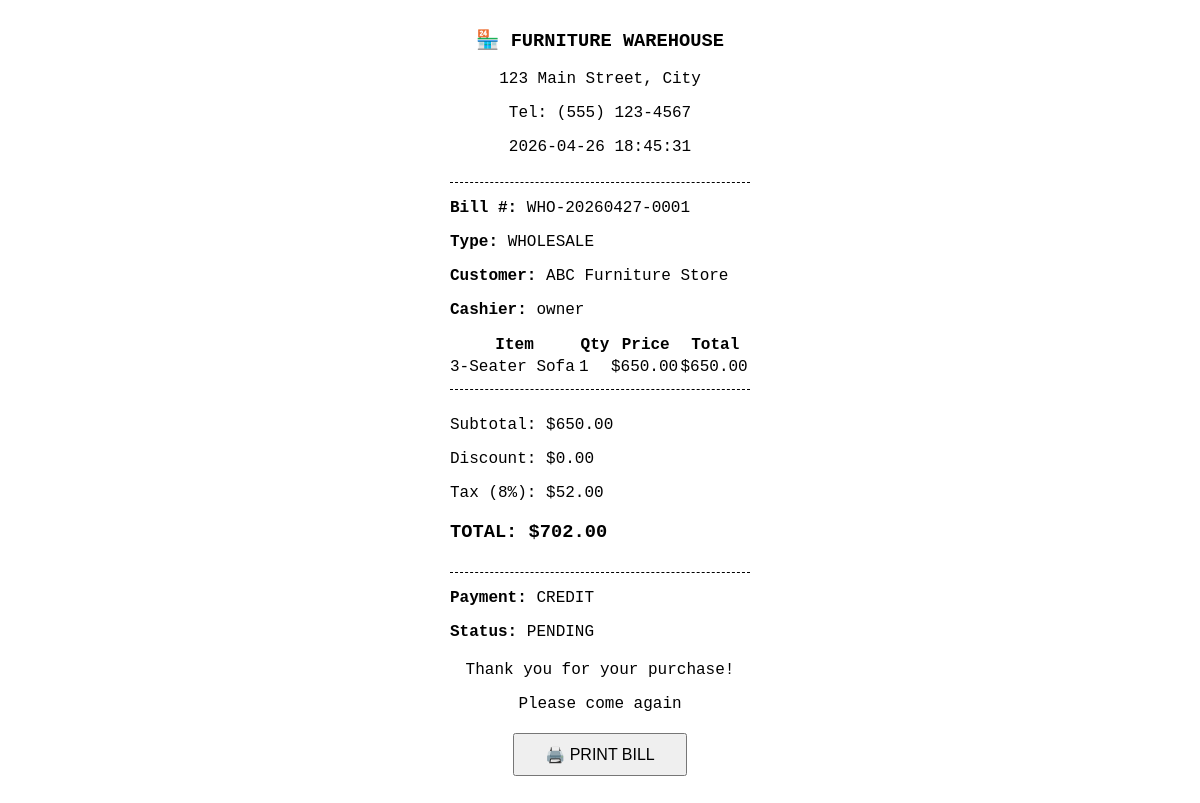
The page /api/orders/WHO-20260427-0001/bill (signed in) on the database its author committed.
### app/models/order.py (models this page shows, shortened)
class Order(db.Model):
    __tablename__ = 'orders'
    id = db.Column(db.Integer, primary_key=True)
    order_number = db.Column(db.String(20), unique=True, index=True)
    order_type = db.Column(db.String(20), default='retail')  # retail, wholesale
    user_id = db.Column(db.Integer, db.ForeignKey('users.id'))
    customer_id = db.Column(db.Integer, db.ForeignKey('customers.id'), nullable=True)
    subtotal = db.Column(db.Float, default=0.0)
    tax_amount = db.Column(db.Float, default=0.0)
    discount_amount = db.Column(db.Float, default=0.0)
    total = db.Column(db.Float, default=0.0)
    payment_method = db.Column(db.String(20))  # cash, card, credit
    payment_status = db.Column(db.String(20), default='pending')
    cash_received = db.Column(db.Float)
    change_given = db.Column(db.Float)
    status = db.Column(db.String(20), default='completed')
    notes = db.Column(db.Text)
    created_at = db.Column(db.DateTime, default=datetime.utcnow)
    items = db.relationship('OrderItem', backref='order', lazy=True, cascade='all, delete-orphan')

class OrderItem(db.Model):
    __tablename__ = 'order_items'
    id = db.Column(db.Integer, primary_key=True)
    order_id = db.Column(db.Integer, db.ForeignKey('orders.id'))
    product_id = db.Column(db.Integer, db.ForeignKey('products.id'))
    product_name = db.Column(db.String(200))
    product_barcode = db.Column(db.String(50))
    product_price = db.Column(db.Float)
    quantity = db.Column(db.Integer, default=1)
    discount_percent = db.Column(db.Float, default=0)
    line_total = db.Column(db.Float)
    discount_amount = db.Column(db.Float, default=0)

### app/models/customer.py (models this page shows, shortened)
class Customer(db.Model):
    __tablename__ = 'customers'
    id = db.Column(db.Integer, primary_key=True)
    name = db.Column(db.String(100), nullable=False)
    phone = db.Column(db.String(20), unique=True, nullable=False)
    email = db.Column(db.String(120))
    address = db.Column(db.Text)
    nic = db.Column(db.String(20))  # National ID Card
    customer_type = db.Column(db.String(20), default='retail')
    balance = db.Column(db.Float, default=0.0)
    credit_limit = db.Column(db.Float, default=5000.0)
    total_purchases = db.Column(db.Float, default=0.0)
    total_paid = db.Column(db.Float, default=0.0)
    is_active = db.Column(db.Boolean, default=True)
    notes = db.Column(db.Text)
    created_at = db.Column(db.DateTime, default=datetime.utcnow)
    updated_at = db.Column(db.DateTime, default=datetime.utcnow, onupdate=datetime.utcnow)
    orders = db.relationship('Order', backref='customer_rel', lazy=True)
    payments = db.relationship('Payment', backref='customer_rel', lazy=True)

### app/models/user.py (models this page shows, shortened)
class User(UserMixin, db.Model):
    __tablename__ = 'users'
    id = db.Column(db.Integer, primary_key=True)
    username = db.Column(db.String(50), unique=True, nullable=False)
    email = db.Column(db.String(120), unique=True, nullable=False)
    password_hash = db.Column(db.String(255), nullable=False)
    role = db.Column(db.String(20), default='staff')  # owner, manager, staff
    is_active = db.Column(db.Boolean, default=True)
    created_at = db.Column(db.DateTime, default=datetime.utcnow)
    last_login = db.Column(db.DateTime)
    orders = db.relationship('Order', backref='cashier_rel', lazy=True, foreign_keys='Order.user_id')

### app/routes/api.py (the view)
@api_bp.route('/orders/<order_number>/bill')
@login_required
def get_bill(order_number):
    order = Order.query.filter_by(order_number=order_number).first()
    if not order:
        return jsonify({'error': 'Order not found'}), 404
    customer_name = 'Walk-in Customer'
    if order.customer_id:
        customer = Customer.query.get(order.customer_id)
        if customer:
            customer_name = customer.name
    return render_template('pos/bill.html', order=order, customer_name=customer_name)

### app/models/user.py (called while the page is built)
@login_manager.user_loader
def load_user(user_id):
    return User.query.get(int(user_id))

### app/templates/pos/bill.html (shortened to what this page needs)
<!DOCTYPE html>
<html>
<head>
</head>
<body>
    <div class="header">
        <h3>🏪 FURNITURE WAREHOUSE</h3>
        <p>123 Main Street, City</p>
        <p>Tel: (555) 123-4567</p>
        <p>{{ order.created_at.strftime('%Y-%m-%d %H:%M:%S') }}</p>
    </div>
    <p><strong>Bill #:</strong> {{ order.order_number }}</p>
    <p><strong>Type:</strong> {{ order.order_type.upper() }}</p>
    <p><strong>Customer:</strong> {{ customer_name }}</p>
    <p><strong>Cashier:</strong> {{ order.cashier_rel.username if order.cashier_rel else 'N/A' }}</p>
    <table class="items">
        <tr><th>Item</th><th>Qty</th><th>Price</th><th>Total</th></tr>
        {% for item in order.items %}
        <tr>
            <td>{{ item.product_name[:15] }}</td>
            <td>{{ item.quantity }}</td>
            <td>${{ "%.2f"|format(item.product_price) }}</td>
            <td>${{ "%.2f"|format(item.line_total) }}</td>
        </tr>
        {% endfor %}
    </table>
    <div class="total">
        <p>Subtotal: ${{ "%.2f"|format(order.subtotal) }}</p>
        <p>Discount: ${{ "%.2f"|format(order.discount_amount) }}</p>
        <p>Tax (8%): ${{ "%.2f"|format(order.tax_amount) }}</p>
        <h3>TOTAL: ${{ "%.2f"|format(order.total) }}</h3>
    </div>
    <p><strong>Payment:</strong> {{ order.payment_method.upper() }}</p>
    <p><strong>Status:</strong> {{ order.payment_status.upper() }}</p>
    <div class="footer">
        <p>Thank you for your purchase!</p>
        <p>Please come again</p>
    </div>
    <button class="btn-print no-print" onclick="window.print()">🖨️ PRINT BILL</button>
</body>
</html>

### app/templates/pos/bill.html (style rules this page uses)
body { font-family: 'Courier New', monospace; max-width: 300px; margin: 0 auto; padding: 10px; }
.header { text-align: center; border-bottom: 1px dashed #000; padding-bottom: 10px; }
.items { width: 100%; border-collapse: collapse; margin: 10px 0; }
.items td { padding: 3px 0; }
.total { border-top: 1px dashed #000; border-bottom: 1px dashed #000; padding: 10px 0; margin: 10px 0; }
.footer { text-align: center; margin-top: 20px; }
.btn-print { display: block; margin: 20px auto; padding: 10px 30px; font-size: 16px; }

### rows shown on the page
Order: created_at "2026-04-26 18:45:31", order_number "WHO-20260427-0001", order_type "WHOLESALE", subtotal "650.00", discount_amount "0.00", tax_amount "52.00", total "702.00", payment_method "CREDIT", payment_status "PENDING"
Customer: name "ABC Furniture Store"
User: cashier_rel "owner"
OrderItem: product_name "3-Seater Sofa", quantity "1", product_price "650.00", line_total "650.00"
